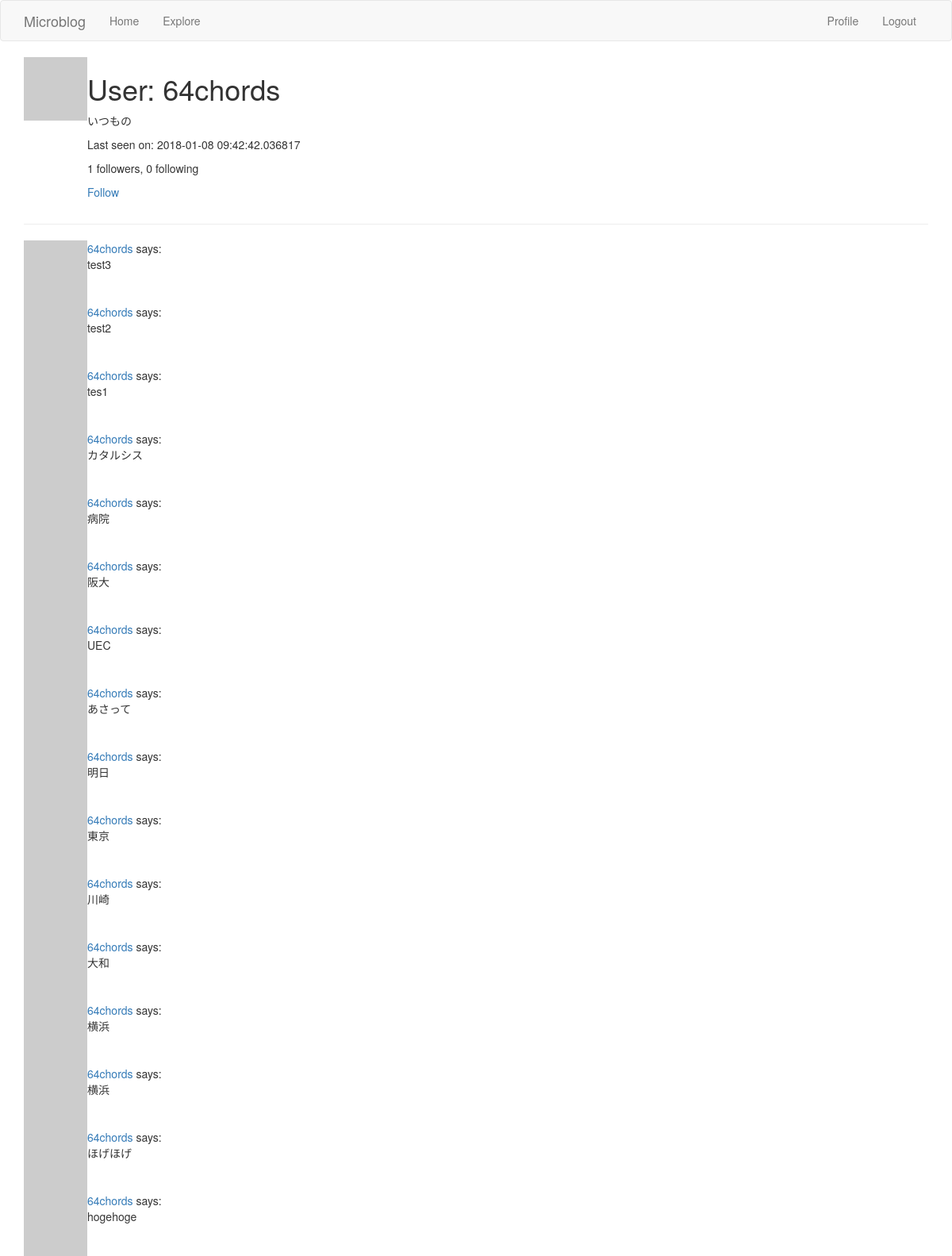
/user/64chords (signed in), run on the app's committed database.
### app/models.py (models this page shows, shortened)
class User(UserMixin,db.Model):
    id = db.Column(db.Integer,primary_key=True)
    username = db.Column(db.String(64),index=True,unique=True)
    email = db.Column(db.String(120),index=True,unique=True)
    password_hash = db.Column(db.String(128))
    about_me = db.Column(db.String(140))
    last_seen = db.Column(db.DateTime,default=datetime.utcnow)
    """
    a db.relationship field is normally defined on the “one” side, and
    is used as a convenient way to get access to the “many”.
    """
    posts = db.relationship("Post",backref="author",lazy="dynamic")
    """
    フォロー・フォロワーの関係を追加
    "User": セルフ参照の関係なので自分自身
    secondary: 関係性を表す関係テーブル
    followers.c.**: cはColumnsを表すプロパティ
    詳細はp.134~135を参照のこと（８．３節）
    """
    followed = db.relationship(
        "User",secondary=followers,
        primaryjoin=(followers.c.follower_id == id),
        secondaryjoin=(followers.c.followed_id == id),
        backref=db.backref("followers",lazy="dynamic"),lazy="dynamic"
    )
    def avatar(self,size):
        digest = md5(self.email.lower().encode('utf-8')).hexdigest()
        return "https://www.gravatar.com/avatar/{}?d=identicon&s={}".\
            format(digest,size)
    def is_following(self,user):
        return self.followed.filter(
            followers.c.followed_id == user.id).count() > 0

class Post(db.Model):
    id = db.Column(db.Integer,primary_key=True)
    body = db.Column(db.String(140))
    timestamp = db.Column(db.DateTime,index=True,default=datetime.utcnow)
    user_id = db.Column(db.Integer,db.ForeignKey('user.id'))

### app/routes.py (the view)
@app.route('/user/<username>')
@login_required
def user(username):
    user = User.query.filter_by(username=username).first_or_404()
    page = request.args.get("page",1,type=int)
    posts = user.posts.order_by(Post.timestamp.desc()).paginate(
        page,app.config["POSTS_PER_PAGE"],False)
    next_url = url_for("user",username=username,page=posts.next_num)\
        if posts.has_next else None
    prev_url = url_for("user",username=username,page=posts.prev_num)\
        if posts.has_prev else None
    return render_template("user.html",user=user,posts=posts.items,
        next_url=next_url,prev_url=prev_url)

### app/models.py (called while the page is built)
@login.user_loader
def load_user(id):
    return User.query.get(int(id))

### app/routes.py (called while the page is built)
@app.before_request
def before_request():
    if current_user.is_authenticated:
        current_user.last_seen = datetime.utcnow()
        db.session.commit()

### app/templates/user.html (shortened to what this page needs)
{% extends "base.html" %}
{% block app_content %}
<table>
  <tr valign="top">
    <td><img src="{{ user.avatar(128) }}" alt=""></td>
    <td>
      <h1>User: {{ user.username }}</h1>
      {% if user.about_me %}
      <p>{{ user.about_me }}</p>
      {% endif %}
      {% if user.last_seen %}
      <p>Last seen on: {{ user.last_seen }}</p>
      {% endif %}
      <p>{{ user.followers.count() }} followers, {{ user.followed.count() }} following </p>
      {% if user == current_user %}
      <p><a href="{{ url_for('edit_profile') }}">Edit your profile</a></p>
      {% elif not current_user.is_following(user) %}
      <p><a href="{{ url_for("follow",username=user.username) }}">Follow</a></p>
      {% else %}
      <p><a href="{{ url_for("unfollow",username=user.username) }}">Unfollow</a></p>
      {% endif %}
    </td>
  </tr>
</table>
<hr>
{%for post in posts %}
  {% include '_post.html' %}
{% endfor %}
{% endblock %}

### app/templates/_post.html
<table>
  <tr valign="top">
    <td><img src="{{ post.author.avatar(36) }}" alt=""></td>
    <td><a href="{{ url_for('user',username=post.author.username) }}">{{ post.author.username }}</a> says:<br>{{ post.body }}</td>
  </tr>
</table>

### data on the page
User: username "64chords", about_me "いつもの", last_seen "2018-01-08 09:42:42.036817"
Post: author.username "64chords", body "test3"
Post: author.username "64chords", body "test2"
Post: author.username "64chords", body "tes1"
Post: author.username "64chords", body "カタルシス"
Post: author.username "64chords", body "病院"
Post: author.username "64chords", body "阪大"
Post: author.username "64chords", body "UEC"
Post: author.username "64chords", body "あさって"
Post: author.username "64chords", body "明日"
Post: author.username "64chords", body "東京"
Post: author.username "64chords", body "川崎"
Post: author.username "64chords", body "大和"
Post: author.username "64chords", body "横浜"
Post: author.username "64chords", body "横浜"
Post: author.username "64chords", body "ほげほげ"
Post: author.username "64chords", body "hogehoge"

### other printed values
{{ user.followers.count() }} "1"
{{ user.followed.count() }} "0"
